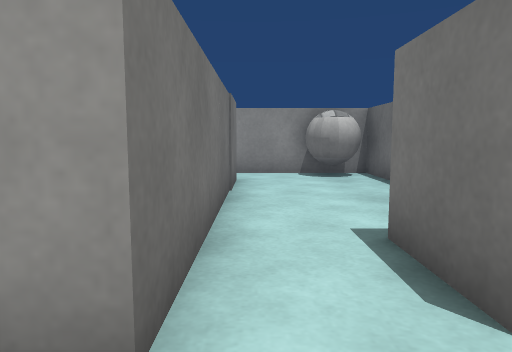
[1] (above)

14 first-person views from a walk through a Unity game level. The camera is 0.55 m above the floor, tilts 6° down and sees 70° across. The floor is counted in squares, 0.5 m on a side. Each view is taken from the middle of a square. On the plan, view 1 faces up. The plan holds only what a view shows up to about 14 squares ahead; the rest is blank. The place goes on beyond the plan. Surface patterns are stand-ins for the level's own textures.

[2]
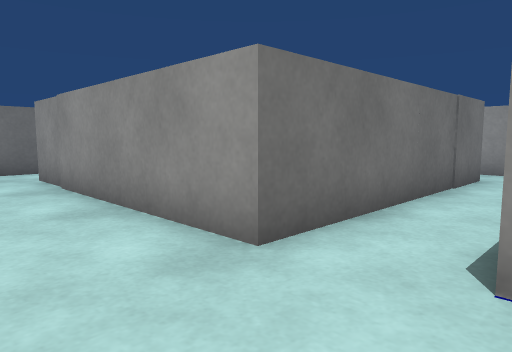

[3]
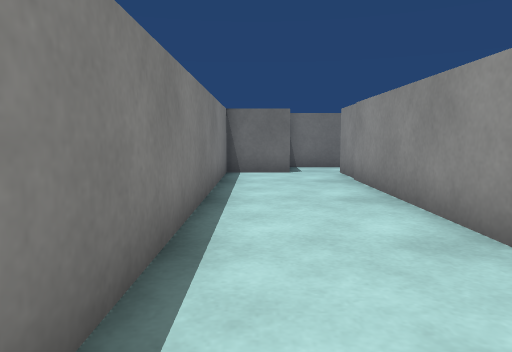

[4]
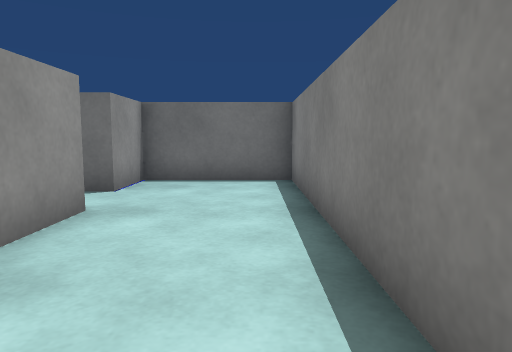

[5]
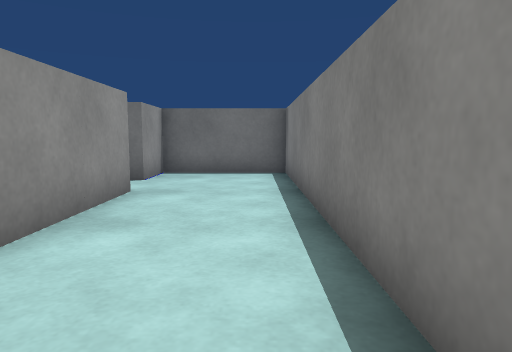

[6]
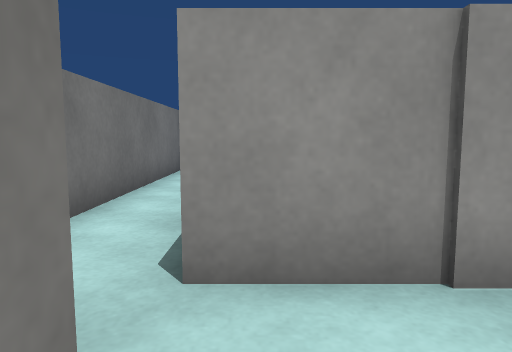

[7]
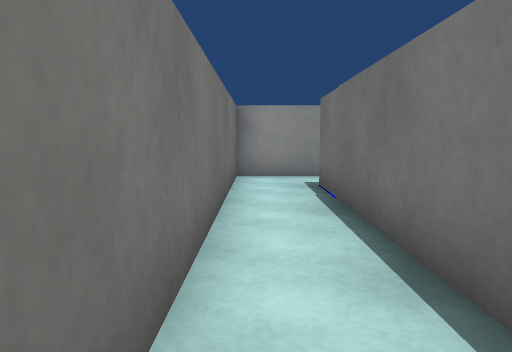

[8]
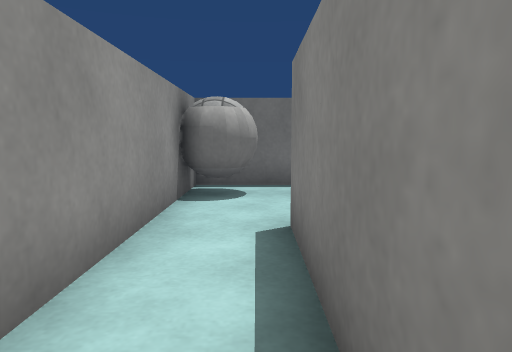

[9]
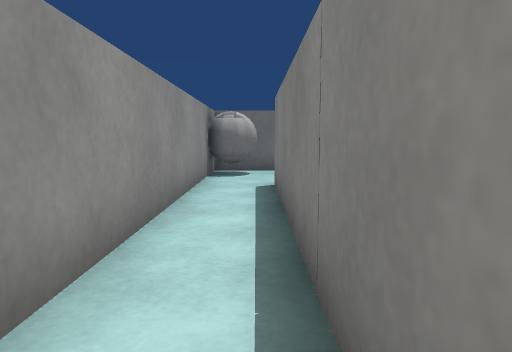

[10]
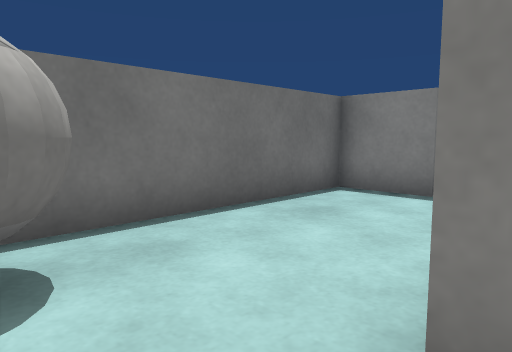

[11]
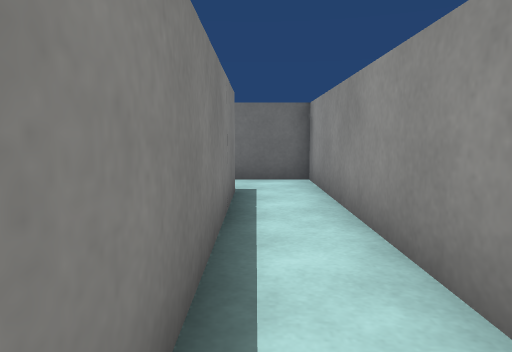

[12]
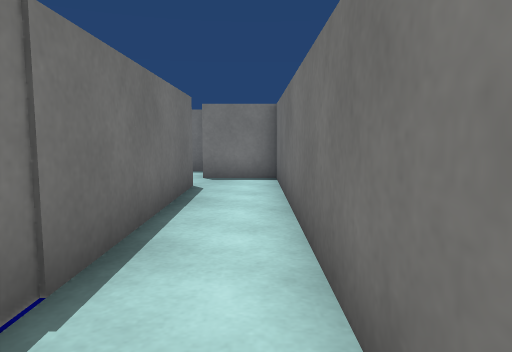

[13]
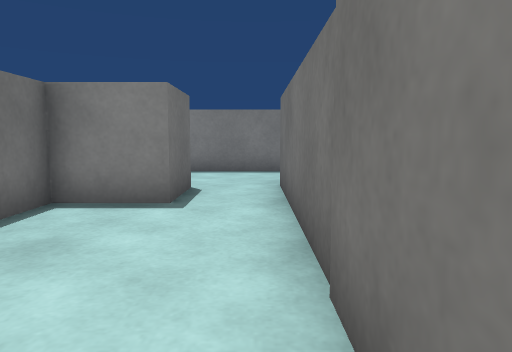

[14]
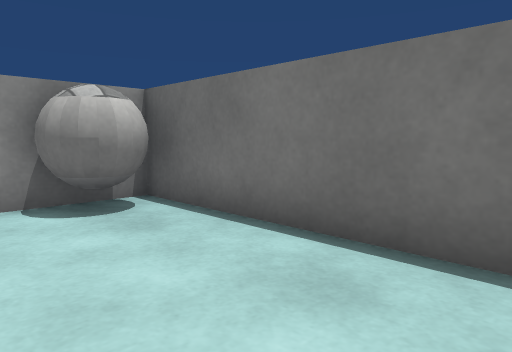

### Floor plan
Points are (right, up) in squares from view 1. A wall is a line through its corners. A room is listed if a view was taken in it or the views show most of it. See-through windows are left out.
Room 1 (views 1, 2, 3, 4, 5, 6, 14)
walls: (-0.5, 5.6) (-0.5, 1.6) (-8.5, 1.6); (-8.6, 0.1) (-8.6, -1.9) (3.4, -1.9) (3.4, 1.9) (1.4, 1.9) (1.4, 3.9)
ways out: opening at (-8, 1) to room 2; opening at (0.5, 5) to room 2
Room 2 (views 7, 8, 9, 10, 11, 12, 13)
walls: (1.4, 3.9) (3.4, 3.9) (3.4, 11.4) (-10.6, 11.4) (-10.6, 0.1) (-8.6, 0.1); (-8.5, 1.6) (-8.5, 9.6) (-0.5, 9.6) (-0.5, 5.6)
ways out: opening at (-8, 1) to room 1; opening at (0.5, 5) to room 1
objects: ball (2, 10) to (3, 11)

Where each view was taken, in squares from view 1:
view 1: 0 up, 0 right, facing up
view 2: 1 down, 2 right, facing up-left
view 3: 1 down, 3 right, facing left
view 4: 1 down, 6 left, facing right
view 5: 1 down, 8 left, facing right
view 6: 1 down, 8 left, facing up
view 7: 1 up, 10 left, facing up
view 8: 10 up, 5 left, facing right
view 9: 10 up, 9 left, facing right
view 10: 11 up, 1 left, facing down-right
view 11: 10 up, 1 left, facing left
view 12: 10 up, 10 left, facing down
view 13: 10 up, 0 right, facing down
view 14: 5 up, 0 right, facing up-right
